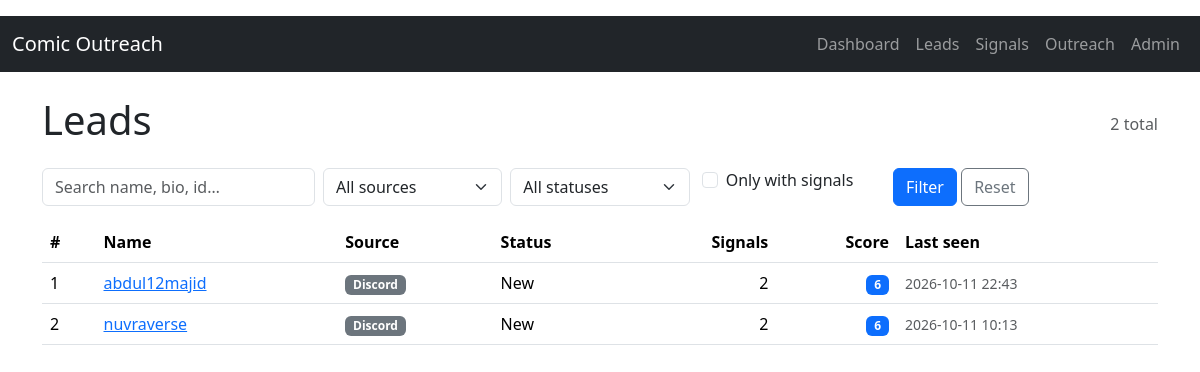
Before: /leads/ with the older database file.
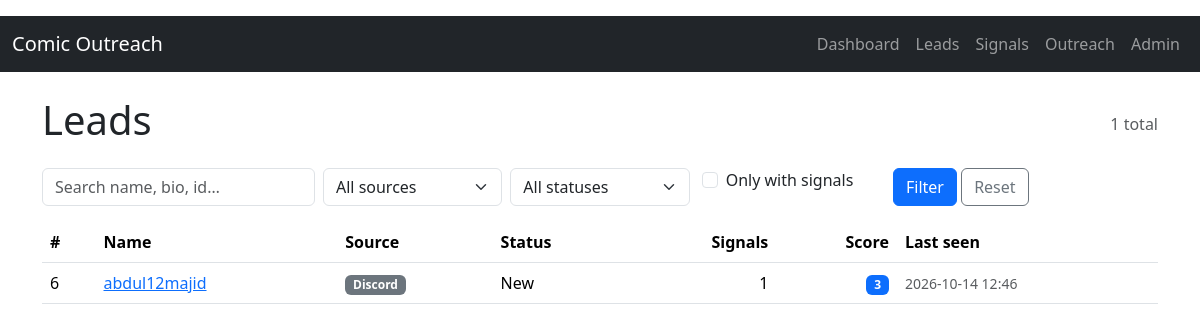
After: the same page with the newer database file.
### core/models.py (models this page shows, shortened)
class Lead(models.Model):
    source = models.CharField(max_length=32, choices=Source.choices, db_index=True)
    source_uid = models.CharField(max_length=255, db_index=True)
    source_url = models.URLField(blank=True)
    display_name = models.CharField(max_length=255, blank=True)
    headline = models.CharField(max_length=512, blank=True)
    bio = models.TextField(blank=True)
    notes = models.TextField(blank=True)
    status = models.CharField(
        max_length=32, choices=LeadStatus.choices, default=LeadStatus.NEW, db_index=True
    )
    signal_score = models.IntegerField(default=0, db_index=True)
    signal_count = models.IntegerField(default=0)
    raw_data = models.JSONField(default=dict, blank=True)
    first_seen_at = models.DateTimeField(default=timezone.now)
    last_seen_at = models.DateTimeField(default=timezone.now)
    created_at = models.DateTimeField(auto_now_add=True)
    updated_at = models.DateTimeField(auto_now=True)
    class Meta:
        unique_together = [("source", "source_uid")]
        indexes = [
            models.Index(fields=["source", "status"]),
            models.Index(fields=["-signal_score"]),
            models.Index(fields=["-last_seen_at"]),
        ]

### core/views.py (the view, shortened to what this page needs)
# urls.py: path("leads/", views.lead_list, name="lead_list"),
def lead_list(request):
    qs = Lead.objects.all().order_by("-signal_score", "-last_seen_at")
    source = request.GET.get("source")
    status = request.GET.get("status")
    has_signals = request.GET.get("has_signals")
    q = request.GET.get("q", "").strip()
    if source:
        qs = qs.filter(source=source)
    if status:
        qs = qs.filter(status=status)
    if has_signals == "1":
        qs = qs.filter(signal_count__gt=0)
    page = _paginate(request, qs, per_page=25)
    context = {
        "page": page,
        "sources": Source.choices,
        "statuses": LeadStatus.choices,
        "current_source": source or "",
        "current_status": status or "",
        "current_has_signals": has_signals or "",
        "q": q,
    }
    return render(request, "core/lead_list.html", context)

### core/views.py (called while the page is built)
def _paginate(request, queryset, per_page=25):
    paginator = Paginator(queryset, per_page)
    page_number = request.GET.get("page") or 1
    return paginator.get_page(page_number)

### templates/core/lead_list.html (shortened to what this page needs)
{% extends "base.html" %}
{% block content %}
<div class="d-flex justify-content-between align-items-center mb-3">
  <h1>Leads</h1>
  <span class="text-muted">{{ page.paginator.count }} total</span>
</div>
<form method="get" class="row g-2 mb-3">
  <div class="col-md-3">
    <input type="text" name="q" value="{{ q }}" class="form-control" placeholder="Search name, bio, id…">
  </div>
  <div class="col-md-2">
    <select name="source" class="form-select">
      <option value="">All sources</option>
    </select>
  </div>
  <div class="col-md-2">
    <select name="status" class="form-select">
      <option value="">All statuses</option>
    </select>
  </div>
  <div class="col-md-2 form-check ms-2 mt-2">
    <input type="checkbox" name="has_signals" value="1" class="form-check-input" id="hasSignals"
           {% if current_has_signals == "1" %}checked{% endif %}>
    <label class="form-check-label" for="hasSignals">Only with signals</label>
  </div>
  <div class="col-md-2">
    <button class="btn btn-primary">Filter</button>
    <a href="{% url 'core:lead_list' %}" class="btn btn-outline-secondary">Reset</a>
  </div>
</form>
<div class="table-responsive">
<table class="table table-hover align-middle">
  <thead>
    <tr>
      <th>#</th>
      <th>Name</th>
      <th>Source</th>
      <th>Status</th>
      <th class="text-end">Signals</th>
      <th class="text-end">Score</th>
      <th>Last seen</th>
    </tr>
  </thead>
  <tbody>
    {% for lead in page %}
    <tr>
      <td>{{ lead.pk }}</td>
      <td><a href="{% url 'core:lead_detail' lead.pk %}">{{ lead.display_name|default:lead.source_uid }}</a></td>
      <td><span class="badge bg-secondary">{{ lead.get_source_display }}</span></td>
      <td>{{ lead.get_status_display }}</td>
      <td class="text-end">{{ lead.signal_count }}</td>
      <td class="text-end"><span class="badge bg-primary">{{ lead.signal_score }}</span></td>
      <td><small class="text-muted">{{ lead.last_seen_at|date:"Y-m-d H:i" }}</small></td>
    </tr>
    {% empty %}
    <tr><td colspan="7" class="text-muted text-center py-4">No leads match these filters.</td></tr>
    {% endfor %}
  </tbody>
</table>
</div>
{% endblock %}

Changed rows visible on the page:
removed Lead: pk "1", display_name "abdul12majid", source "Discord", status "New", signal_count "2", signal_score "6", last_seen_at "2026-10-11 22:43"
removed Lead: pk "2", display_name "nuvraverse", source "Discord", status "New", signal_count "2", signal_score "6", last_seen_at "2026-10-11 10:13"
added Lead: pk "6", display_name "abdul12majid", source "Discord", status "New", signal_count "1", signal_score "3", last_seen_at "2026-10-14 12:46"
Other visible differences:
{{ page.paginator.count }}: "2" → "1"
